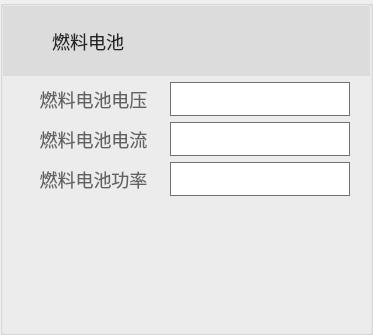
    <widget class="QGroupBox" name="OutputParameters_2">
     <property name="minimumSize">
      <size>
       <width>373</width>
       <height>335</height>
      </size>
     </property>
     <property name="maximumSize">
      <size>
       <width>373</width>
       <height>335</height>
      </size>
     </property>
     <property name="title">
      <string/>
     </property>
     <property name="alignment">
      <set>Qt::AlignCenter</set>
     </property>
     <layout class="QGridLayout" name="gridLayout_3">
      <property name="leftMargin">
       <number>0</number>
      </property>
      <property name="topMargin">
       <number>0</number>
      </property>
      <property name="rightMargin">
       <number>0</number>
      </property>
      <property name="bottomMargin">
       <number>0</number>
      </property>
      <item row="0" column="0" colspan="2">
       <widget class="QFrame" name="frame">
        <property name="styleSheet">
         <string notr="true">QFrame {
background:rgba(220,220,220,1);
}</string>
        </property>
        <layout class="QHBoxLayout" name="horizontalLayout_2">
         <item>
          <widget class="QLabel" name="label_19">
           <property name="minimumSize">
            <size>
             <width>112</width>
             <height>52</height>
            </size>
           </property>
           <property name="maximumSize">
            <size>
             <width>112</width>
             <height>52</height>
            </size>
           </property>
           <property name="styleSheet">
            <string notr="true">QLabel {
font-size:18px;
font-family:PingFang SC;
font-weight:400;
line-height:38px;
color:rgba(35,35,35,1);
}</string>
           </property>
           <property name="text">
            <string>燃料电池</string>
           </property>
           <property name="alignment">
            <set>Qt::AlignRight|Qt::AlignTrailing|Qt::AlignVCenter</set>
           </property>
          </widget>
         </item>
         <item>
          <spacer name="horizontalSpacer_2">
           <property name="orientation">
            <enum>Qt::Horizontal</enum>
           </property>
           <property name="sizeHint" stdset="0">
            <size>
             <width>40</width>
             <height>20</height>
            </size>
           </property>
          </spacer>
         </item>
        </layout>
       </widget>
      </item>
      <item row="3" column="0" colspan="2">
       <layout class="QHBoxLayout" name="horizontalLayout_13">
        <property name="leftMargin">
         <number>20</number>
        </property>
        <property name="rightMargin">
         <number>20</number>
        </property>
        <item>
         <widget class="QLabel" name="label_16">
          <property name="styleSheet">
           <string notr="true">QLabel {
font-size:18px;
font-family:PingFang SC;
font-weight:300;
line-height:50px;
color:rgba(97,97,97,1);
}</string>
          </property>
          <property name="text">
           <string>燃料电池功率</string>
          </property>
          <property name="alignment">
           <set>Qt::AlignCenter</set>
          </property>
         </widget>
        </item>
        <item>
         <widget class="QLineEdit" name="sysOutputPower_2">
          <property name="sizePolicy">
           <sizepolicy hsizetype="Expanding" vsizetype="Fixed">
            <horstretch>0</horstretch>
            <verstretch>0</verstretch>
           </sizepolicy>
          </property>
          <property name="minimumSize">
           <size>
            <width>180</width>
            <height>34</height>
           </size>
          </property>
          <property name="maximumSize">
           <size>
            <width>180</width>
            <height>34</height>
           </size>
          </property>
          <property name="styleSheet">
           <string notr="true">border:1px solid rgba(112,112,112,1);</string>
          </property>
         </widget>
        </item>
       </layout>
      </item>
      <item row="1" column="0" colspan="2">
       <layout class="QHBoxLayout" name="horizontalLayout_9">
        <property name="leftMargin">
         <number>20</number>
        </property>
        <property name="rightMargin">
         <number>20</number>
        </property>
        <item>
         <widget class="QLabel" name="label_10">
          <property name="styleSheet">
           <string notr="true">QLabel {
font-size:18px;
font-family:PingFang SC;
font-weight:300;
line-height:50px;
color:rgba(97,97,97,1);
}</string>
          </property>
          <property name="text">
           <string>燃料电池电压</string>
          </property>
          <property name="alignment">
           <set>Qt::AlignCenter</set>
          </property>
         </widget>
        </item>
        <item>
         <widget class="QLineEdit" name="sysOutputVoltage_2">
          <property name="minimumSize">
           <size>
            <width>180</width>
            <height>34</height>
           </size>
          </property>
          <property name="maximumSize">
           <size>
            <width>180</width>
            <height>34</height>
           </size>
          </property>
          <property name="styleSheet">
           <string notr="true">border:1px solid rgba(112,112,112,1);</string>
          </property>
         </widget>
        </item>
       </layout>
      </item>
      <item row="4" column="1">
       <spacer name="verticalSpacer_7">
        <property name="orientation">
         <enum>Qt::Vertical</enum>
        </property>
        <property name="sizeHint" stdset="0">
         <size>
          <width>20</width>
          <height>40</height>
         </size>
        </property>
       </spacer>
      </item>
      <item row="2" column="0" colspan="2">
       <layout class="QHBoxLayout" name="horizontalLayout_10">
        <property name="leftMargin">
         <number>20</number>
        </property>
        <property name="rightMargin">
         <number>20</number>
        </property>
        <item>
         <widget class="QLabel" name="label_12">
          <property name="styleSheet">
           <string notr="true">QLabel {
font-size:18px;
font-family:PingFang SC;
font-weight:300;
line-height:50px;
color:rgba(97,97,97,1);
}</string>
          </property>
          <property name="text">
           <string>燃料电池电流</string>
          </property>
          <property name="alignment">
           <set>Qt::AlignCenter</set>
          </property>
         </widget>
        </item>
        <item>
         <widget class="QLineEdit" name="sysOutputCurrent_2">
          <property name="sizePolicy">
           <sizepolicy hsizetype="Expanding" vsizetype="Fixed">
            <horstretch>0</horstretch>
            <verstretch>0</verstretch>
           </sizepolicy>
          </property>
          <property name="minimumSize">
           <size>
            <width>180</width>
            <height>34</height>
           </size>
          </property>
          <property name="maximumSize">
           <size>
            <width>180</width>
            <height>34</height>
           </size>
          </property>
          <property name="styleSheet">
           <string notr="true">border:1px solid rgba(112,112,112,1);</string>
          </property>
         </widget>
        </item>
       </layout>
      </item>
     </layout>
    </widget>
